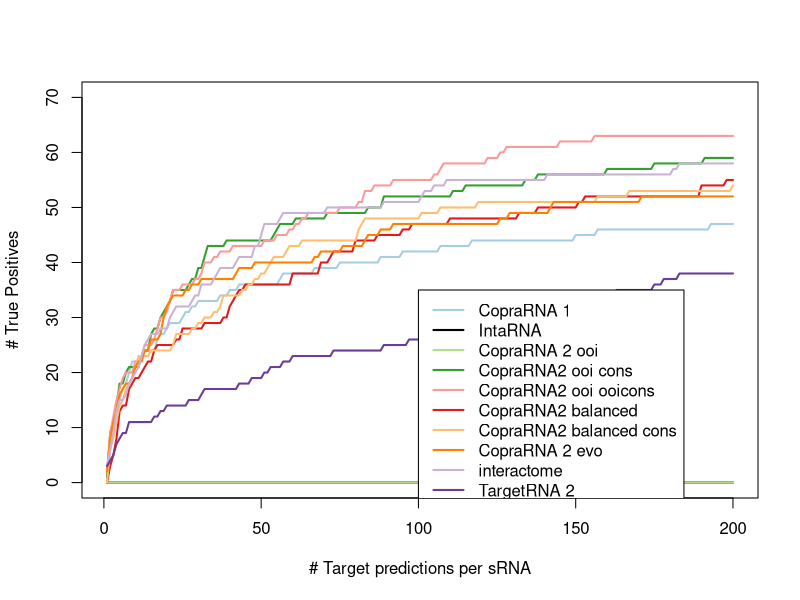

R code for this plot:
d <- read.table("benchmark_no_stm.csv", sep=";", header=T)
d_t2 <- read.table("benchmark_targetrna2_no_stm.csv", sep=";", header=T)

# CopraRNA 1
c1 <- d$c1_rank
c1_cumulated <- c()

# CopraRNA 2 ooi
c2_ooi <- d$c2_ooi
c2_ooi_cumulated <- c()

# CopraRNA2 ooi cons
c2_ooi_cons <- d$c2_ooi_cons
c2_ooi_cons_cumulated <- c()

# CopraRNA2 ooi ooicons
c2_ooi_ooicons <- d$c2_ooi_ooicons
c2_ooi_ooicons_cumulated <- c()

# CopraRNA2 balanced
c2_bal <- d$c2_bal
c2_bal_cumulated <- c()

# CopraRNA2 balanced cons
c2_bal_cons <- d$c2_bal_cons
c2_bal_cons_cumulated <- c()

# CopraRNA 2 evo
c2_evo <- d$c2_evo
c2_evo_cumulated <- c()

# IntaRNA
intarna <- d$intarna
intarna_cumulated <- c()

# interactome
interactome <- d$interactome
interactome_cumulated <- c()

# TargetRNA2
targetrna <- d_t2$targetrna2
targetrna_cumulated <- c()

for (i in 1:200) {
    # CopraRNA 1
    c1_cumulated <- c(c1_cumulated, length(which(c1<=i)))
    # CopraRNA 2 ooi
    c2_ooi_cumulated <- c(c2_ooi_cumulated, length(which(c2_ooi<=i)))
    # CopraRNA2 ooi cons
    c2_ooi_cons_cumulated <- c(c2_ooi_cons_cumulated,length(which(c2_ooi_cons<=i)))
    # CopraRNA2 ooi ooicons
    c2_ooi_ooicons_cumulated <- c(c2_ooi_ooicons_cumulated, length(which(c2_ooi_ooicons<=i)))
    # CopraRNA2 balanced
    c2_bal_cumulated <- c(c2_bal_cumulated, length(which(c2_bal<=i)))
    # CopraRNA2 balanced cons
    c2_bal_cons_cumulated <- c(c2_bal_cons_cumulated, length(which(c2_bal_cons<=i)))
    # CopraRNA 2 evo 
    c2_evo_cumulated <- c(c2_evo_cumulated, length(which(c2_evo<=i)))
    # IntaRNA
    intarna_cumulated <- c(intarna_cumulated, length(which(intarna<=i)))
    # interactome
    interactome_cumulated <- c(interactome_cumulated, length(which(interactome<=i)))
    # TargetRNA2
    targetrna_cumulated <- c(targetrna_cumulated, length(which(targetrna<=i)))
}

pdf("CopraRNA2_benchmark_no_stm.pdf")
    # CopraRNA 1
    plot(c1_cumulated, type="l", main="", ylab="# True Positives", xlab="# Target predictions per sRNA", ylim=c(0,70), lwd=2, col="#a6cee3")
    # IntaRNA
    lines(intarna_cumulated, col="black", lwd=2)
    # CopraRNA 2 ooi
    lines(c2_ooi_cumulated, col="#b2df8a", lwd=2)
    # CopraRNA2 ooi cons
    lines(c2_ooi_cons_cumulated, col="#33a02c", lwd=2)
    # CopraRNA2 ooi ooicons
    lines(c2_ooi_ooicons_cumulated, col="#fb9a99", lwd=2)
    # CopraRNA2 balanced
    lines(c2_bal_cumulated, col="#e31a1c", lwd=2)
    # CopraRNA2 balanced cons
    lines(c2_bal_cons_cumulated, col="#fdbf6f", lwd=2)
    # CopraRNA 2 evo
    lines(c2_evo_cumulated, col="#ff7f00", lwd=2)
    # interactome
    lines(interactome_cumulated, col="#cab2d6", lwd=2)
    # TargetRNA 2
    lines(targetrna_cumulated, col="#6a3d9a", lwd=2)

    legend(100, 35, c("CopraRNA 1", "IntaRNA", "CopraRNA 2 ooi", "CopraRNA2 ooi cons", "CopraRNA2 ooi ooicons", "CopraRNA2 balanced", "CopraRNA2 balanced cons", "CopraRNA 2 evo", "interactome", "TargetRNA 2"), col=c("#a6cee3","black","#b2df8a","#33a02c","#fb9a99","#e31a1c","#fdbf6f","#ff7f00","#cab2d6","#6a3d9a"), lwd=2)
dev.off()
